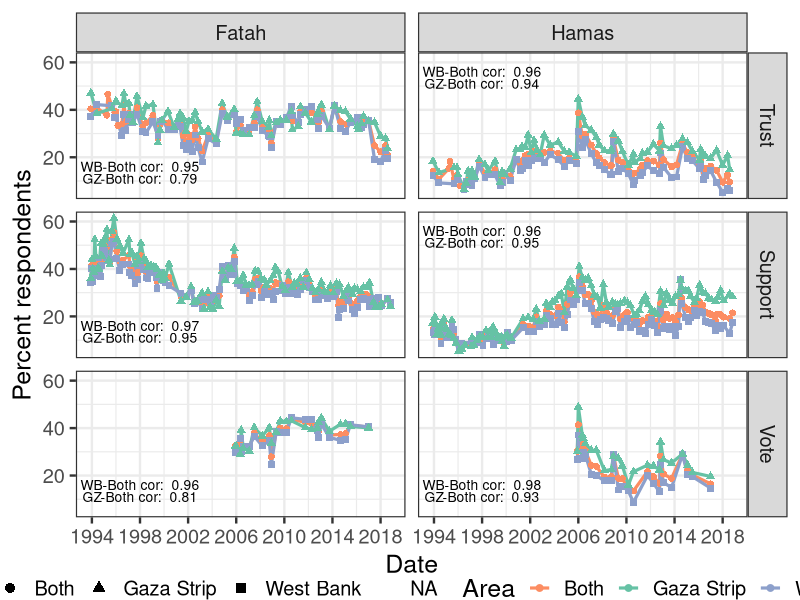

This chart was generated by the following R code: (Note: this script raises an error after producing the figure.)
#' ---
#' author: Casey Crisman-Cox and Michael Gibilisco
#' date; Sept 2024
#' title: Survey descriptions
#' ---
library(ggplot2)
rm(list=ls())

## LOAD DATA
jmcc0 <- subset(read.csv("../../Data/jmcc.csv"), year <= 2018)
jmccWB <- subset(read.csv("../../Data/jmcc_WB.csv"), year <= 2018)
jmccGZ <- subset(read.csv("../../Data/jmcc_GAZA.csv"), year <= 2018)
jmccNew <- subset(read.csv("../../Data/jmcc_2023.csv"), year <= 2018)

cpsrWB <- subset(read.csv("../../Data/cpsr_WB.csv"), year <= 2018)
cpsrGZ <- subset(read.csv("../../Data/cpsr_GAZA.csv"), year <= 2018)
cpsr0 <- subset(read.csv("../../Data/cpsr.csv"), year <= 2018)


## SAMPLE SIZES: descriptive statistics for JMCC
tab <- rbind(c(summary(jmccNew$N[!(is.na(jmccNew$trust_1) & is.na(jmccNew$legis_1))])),
             summary(jmccWB$N[!(is.na(jmccNew$trust_1) & is.na(jmccNew$legis_1))]), 
             summary(jmccGZ$N[!(is.na(jmccNew$trust_1) & is.na(jmccNew$legis_1))]))
tab <- round(tab, digits=1)
rownames(tab) <- c("JMCC:All","JMCC:WB", "JMCC:GZ")
print(tab)
## proportion from west bank on average

print(round(mean(jmccWB$N[!(is.na(jmccNew$trust_1) & is.na(jmccNew$legis_1))]/
                          jmccNew$N[!(is.na(jmccNew$trust_1) & is.na(jmccNew$legis_1))])*100))



## SAMPLE SIZES: descriptive statistics for PCPSR
tab <- rbind(c(summary(cpsr0$size[!is.na(cpsr0$supportHamas)])),
             summary(cpsrWB$size[!is.na(cpsr0$supportHamas)]), 
             summary(cpsrGZ$size[!is.na(cpsr0$supportHamas)]))
tab <- round(tab, digits=1)
rownames(tab) <- c("PCPSR:All","PCPSR:WB", "PCPSR:GZ")
tab
summary(cpsrWB$size[!is.na(cpsr0$supportHamas)]/cpsr0$size[!is.na(cpsr0$supportHamas)]*100)



## Graphs

myx <- as.Date(paste0(jmcc0$year,"/",jmcc0$month,"/",1),"%Y/%B/%d")
#myx <- 1:dim(jmcc0)[1]
ggdat <- data.frame(y = c(jmcc0$trust_1, jmccWB$trust_1, jmccGZ$trust_1,
                          jmcc0$trust_2, jmccWB$trust_2, jmccGZ$trust_2,
                          cpsr0$supportFatah, cpsrWB$supportFatah, cpsrGZ$supportFatah,
                          cpsr0$supportHamas, cpsrWB$supportHamas, cpsrGZ$supportHamas,
                          jmcc0$legis_1, jmccWB$legis_1, jmccGZ$legis_1,
                          jmcc0$legis_2, jmccWB$legis_2, jmccGZ$legis_2),
                    x = rep(myx, 18),
                    Area = rep(rep(c("Both", "West Bank", "Gaza Strip"), each=dim(jmcc0)[1]),6),
                    Actor = rep(c("Fatah", "Fatah", "Fatah", 
                                  "Hamas", "Hamas", "Hamas", 
                                  "Fatah", "Fatah", "Fatah", 
                                  "Hamas", "Hamas","Hamas",
                                  "Fatah", "Fatah", "Fatah", 
                                  "Hamas", "Hamas","Hamas"), each=dim(jmcc0)[1]),
                    measure = rep(rep(c("Trust","Support","Vote"),each=6), each = dim(jmcc0)[1]))
ggdat <- ggdat[!is.na(ggdat$y),]
ggdat$measure <- factor(ggdat$measure, levels=c("Trust","Support","Vote"), ordered=T)

ggano <- data.frame(val = c(
                   paste("WB-Both cor: ", round(cor(jmcc0$trust_1, jmccWB$trust_1, use="complete.obs"), digits=2)),
                   paste("GZ-Both cor: ",round(cor(jmcc0$trust_1, jmccGZ$trust_1, use="complete.obs"), digits=2)),
                   paste("WB-Both cor: ",round(cor(jmcc0$trust_2, jmccWB$trust_2, use="complete.obs"), digits=2)),
                   paste("GZ-Both cor: ",round(cor(jmcc0$trust_2, jmccGZ$trust_2, use="complete.obs"), digits=2)),
                   paste("WB-Both cor: ",round(cor(cpsr0$supportFatah, cpsrWB$supportFatah, use="complete.obs"), digits=2)),
                   paste("GZ-Both cor: ",round(cor(cpsr0$supportFatah, cpsrGZ$supportFatah, use="complete.obs"), digits=2)),
                   paste("WB-Both cor: ",round(cor(cpsr0$supportHamas, cpsrWB$supportHamas, use="complete.obs"), digits=2)),
                   paste("GZ-Both cor: ",round(cor(cpsr0$supportHamas, cpsrGZ$supportHamas, use="complete.obs"), digits=2)),
                   paste("WB-Both cor: ",round(cor(jmcc0$legis_1, jmccWB$legis_1, use="complete.obs"), digits=2)),
                   paste("GZ-Both cor: ",round(cor(jmcc0$legis_1, jmccGZ$legis_1, use="complete.obs"), digits=2)),
                   paste("WB-Both cor: ",round(cor(jmcc0$legis_2, jmccWB$legis_2, use="complete.obs"), digits=2)),
                   paste("GZ-Both cor: ",round(cor(jmcc0$legis_2, jmccGZ$legis_2, use="complete.obs"), digits=2))),
          x = rep(as.Date("1998-02-01"), 12),
          y = c(16,11,56,51,16,11,56,51,16,11,16,11),
          Actor=rep(c("Fatah","Fatah","Hamas", "Hamas"), 3),
          measure=rep(c("Trust","Support","Vote"),each=4),
          Area=NA)
ggano$measure <- factor(ggano$measure, levels=c("Trust","Support","Vote"), ordered=T)




fig <- ggplot(ggdat, aes(x=x, y=y, color=Area,shape=Area)) + 
  geom_line(linewidth=1.1) + geom_point(size=2) + facet_grid(measure~Actor) + theme_bw(18) + 
  scale_color_manual(values=c("#fc8d62", "#66c2a5",  "#8da0cb")) +
  scale_x_date(breaks=as.Date(paste(seq(from=1994,to=2018, by=4), "-02-01",sep="")),
               labels = seq(from=1994,to=2018, by=4)) +
  ylab("Percent respondents") + xlab("Date") + 
  geom_text(data=ggano, aes(x=x,y=y,label=val),color="Black",size=3.5)+
  guides(shape = guide_legend(override.aes = list(size = 3))) +
  theme(legend.position = "bottom",
        legend.margin=margin(0,0,0,0),
        legend.box.margin=margin(-20,-20,-9,-20))

ggsave("../../Output/Figures/figureC2.pdf", plot = fig, 
       width = 7.75, height = 7, units = "in")

  

  
  

